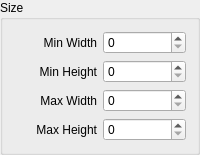
             <widget class="QGroupBox" name="groupBox_19">
              <property name="title">
               <string>Size</string>
              </property>
              <layout class="QGridLayout" name="gridLayout_34">
               <item row="0" column="0">
                <widget class="QLabel" name="label_31">
                 <property name="text">
                  <string>Min Width</string>
                 </property>
                 <property name="alignment">
                  <set>Qt::AlignRight|Qt::AlignTrailing|Qt::AlignVCenter</set>
                 </property>
                </widget>
               </item>
               <item row="0" column="1">
                <widget class="QSpinBox" name="cb_min_width_normal">
                 <property name="maximum">
                  <number>500</number>
                 </property>
                </widget>
               </item>
               <item row="1" column="0">
                <widget class="QLabel" name="label_32">
                 <property name="text">
                  <string>Min Height</string>
                 </property>
                 <property name="alignment">
                  <set>Qt::AlignRight|Qt::AlignTrailing|Qt::AlignVCenter</set>
                 </property>
                </widget>
               </item>
               <item row="1" column="1">
                <widget class="QSpinBox" name="cb_min_height_normal">
                 <property name="maximum">
                  <number>500</number>
                 </property>
                </widget>
               </item>
               <item row="2" column="0">
                <widget class="QLabel" name="label_33">
                 <property name="text">
                  <string>Max Width</string>
                 </property>
                 <property name="alignment">
                  <set>Qt::AlignRight|Qt::AlignTrailing|Qt::AlignVCenter</set>
                 </property>
                </widget>
               </item>
               <item row="2" column="1">
                <widget class="QSpinBox" name="cb_max_width_normal">
                 <property name="maximum">
                  <number>500</number>
                 </property>
                </widget>
               </item>
               <item row="3" column="0">
                <widget class="QLabel" name="label_34">
                 <property name="text">
                  <string>Max Height</string>
                 </property>
                 <property name="alignment">
                  <set>Qt::AlignRight|Qt::AlignTrailing|Qt::AlignVCenter</set>
                 </property>
                </widget>
               </item>
               <item row="3" column="1">
                <widget class="QSpinBox" name="cb_max_height_normal">
                 <property name="maximum">
                  <number>500</number>
                 </property>
                </widget>
               </item>
              </layout>
             </widget>
